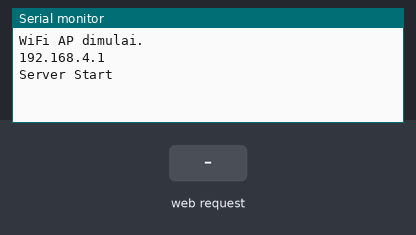
This sketch was run on a simulated ESP32. Shown: the last lines printed to the serial monitor. The test bench sets the inputs (shaded band).

Above: at 1.2 s.
1.3 s: HTTP request GET /cmd?val=1 received
At 1.8 s:
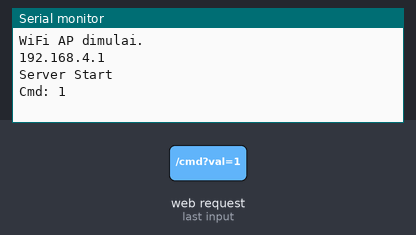
2.8 s: HTTP request GET /speed?val=1 received
At 4.1 s:
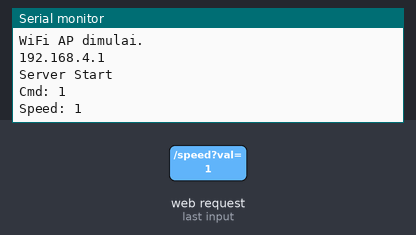

The sketch:

Esp32.ino
```cpp
#include <WiFi.h>
#include <WebServer.h>

// ================= KONFIGURASI WIFI =================
const char* ssid = "Robot_Controller";
const char* password = "12345678";

WebServer server(80);

// Definisi Pin Serial ke Nano (RX=16, TX=17)
#define RXD2 16
#define TXD2 17

// ================= HTML & CSS =================
const char index_html[] PROGMEM = R"rawliteral(
<!DOCTYPE html>
<html>
<head>
  <meta charset="UTF-8">
  <meta name="viewport" content="width=device-width, initial-scale=1, user-scalable=no">
  <title>OPREC RDC UAD</title>
  <style>
    /* --- RESET & ANTI-SELECT (PENTING!) --- */
    * {
      -webkit-touch-callout: none; /* Matikan popup menu tahan lama di iOS */
      -webkit-user-select: none;   /* Chrome/Safari/Opera */
      -khtml-user-select: none;    /* Konqueror */
      -moz-user-select: none;      /* Firefox */
      -ms-user-select: none;       /* IE/Edge */
      user-select: none;           /* Standard */
      touch-action: none;          /* Matikan zoom & geser layar */
    }

    body {
      font-family: 'Segoe UI', sans-serif;
      background-color: #1a1a1a;
      color: white;
      margin: 0; padding: 0;
      overflow: hidden;
    }

    /* --- JUDUL HEADER --- */
    .header-title {
      position: absolute;
      top: 10px;
      width: 100%;
      text-align: center;
      font-size: 18px;
      font-weight: bold;
      color: #f39c12;
      text-shadow: 2px 2px 4px #000;
      z-index: 50;
      pointer-events: none; /* Agar tidak menghalangi klik tombol di bawahnya */
    }

    /* --- CONTAINER UTAMA (LANDSCAPE) --- */
    #main-container {
      display: none;
      width: 100vw; height: 100vh;
      flex-direction: row; justify-content: space-between; align-items: center;
      padding: 0 40px; box-sizing: border-box;
      padding-top: 30px; /* Ruang untuk Header */
    }

    /* --- TOMBOL FULLSCREEN (POJOK KANAN ATAS) --- */
    #fs-toggle {
      position: absolute;
      top: 10px; right: 10px;
      background: #333; border: 1px solid #555;
      color: white; border-radius: 5px;
      width: 35px; height: 35px;
      font-size: 20px; cursor: pointer;
      z-index: 100;
      pointer-events: auto; /* Aktifkan klik */
    }

    /* --- BAGIAN KIRI: MOTOR --- */
    .control-pad { display: grid; grid-template-columns: repeat(3, 80px); grid-template-rows: repeat(3, 80px); gap: 5px; }

    /* --- BAGIAN TENGAH: SLIDER --- */
    .speed-control {
      display: flex; flex-direction: column; align-items: center; justify-content: center;
      gap: 10px; width: 200px;
      background: rgba(255,255,255,0.05); padding: 15px; border-radius: 15px;
    }
    input[type=range] { -webkit-appearance: none; width: 100%; height: 15px; border-radius: 5px; background: #555; outline: none; pointer-events: auto; }
    input[type=range]::-webkit-slider-thumb { -webkit-appearance: none; appearance: none; width: 25px; height: 25px; border-radius: 50%; background: #3498db; cursor: pointer; }

    /* --- BAGIAN KANAN: SERVO & CALIBRATE --- */
    .action-pad { display: grid; grid-template-columns: repeat(3, 80px); grid-template-rows: repeat(3, 80px); gap: 5px; }

    /* --- DESAIN TOMBOL UMUM --- */
    button {
      border-radius: 12px; border: none; font-size: 28px; cursor: pointer; color: white;
      box-shadow: 0 4px 6px rgba(0,0,0,0.3); transition: transform 0.1s;
      -webkit-tap-highlight-color: transparent;
      pointer-events: auto; /* Pastikan tombol bisa diklik */
    }
    button:active { transform: scale(0.95); box-shadow: 0 2px 3px rgba(0,0,0,0.2); }

    .btn-move { width: 80px; height: 80px; background: linear-gradient(145deg, #3498db, #2980b9); }
    .btn-stop { width: 80px; height: 80px; background: linear-gradient(145deg, #e74c3c, #c0392b); font-size: 20px; }
    .btn-servo { width: 80px; height: 80px; background: linear-gradient(145deg, #2ecc71, #27ae60); font-size: 16px; font-weight: bold; }

    /* --- TOMBOL CALIBRATE --- */
    .btn-calib {
      width: 80px; height: 80px;
      background: linear-gradient(145deg, #f39c12, #d35400);
      font-size: 16px; font-weight: bold; letter-spacing: 1px;
    }

    /* --- GRID POSITIONING --- */
    .up { grid-column: 2; grid-row: 1; }
    .left { grid-column: 1; grid-row: 2; }
    .stop { grid-column: 2; grid-row: 2; }
    .right { grid-column: 3; grid-row: 2; }
    .down { grid-column: 2; grid-row: 3; }

    /* --- GRID POSITIONING (SERVO) --- */
    .servo-up { grid-column: 2; grid-row: 1; }
    .servo-left { grid-column: 1; grid-row: 2; }
    .servo-center { grid-column: 2; grid-row: 2; }
    .servo-right { grid-column: 3; grid-row: 2; }
    .servo-down { grid-column: 2; grid-row: 3; }

    /* --- PERINGATAN PORTRAIT --- */
    #portrait-warning {
      position: fixed; top: 0; left: 0; width: 100%; height: 100%;
      background: #000; display: flex; flex-direction: column;
      justify-content: center; align-items: center; z-index: 9999;
    }
    #start-btn { padding: 15px 30px; font-size: 20px; background: #27ae60; border: none; border-radius: 10px; color: white; margin-top: 20px; pointer-events: auto;}

    /* --- RESPONSIVE LOGIC --- */
    @media screen and (orientation: landscape) {
      #portrait-warning { display: none; }
      #main-container { display: flex; }
    }
    @media screen and (orientation: portrait) {
      #portrait-warning { display: flex; }
      #main-container { display: none; }
    }
  </style>
</head>
<body>

  <div id="portrait-warning">
    <h1>⚠️ ROTATE DEVICE ⚠️</h1>
    <p>Please turn your phone to LANDSCAPE</p>
    <button id="start-btn" onclick="goFullscreen()">START OPREC RDC</button>
  </div>

  <div class="header-title">
    REMOTE CONTROLLER<br>OPREC RDC UAD
  </div>

  <button id="fs-toggle" onclick="toggleFullscreen()">&#x26F6;</button>

  <div id="main-container">

    <div class="control-pad">
      <button class="btn-move up" ontouchstart="send('F')" ontouchend="send('P')">&#9650;</button>
      <button class="btn-move left" ontouchstart="send('R')" ontouchend="send('P')">&#9664;</button>
      <button class="btn-stop stop" onclick="send('P')">&#9632;</button>
      <button class="btn-move right" ontouchstart="send('L')" ontouchend="send('P')">&#9654;</button>
      <button class="btn-move down" ontouchstart="send('B')" ontouchend="send('P')">&#9660;</button>
    </div>

    <div class="speed-control">
      <label>MOTOR SPEED</label>
      <input type="range" min="0" max="255" value="140" id="pwmSlider" oninput="updateSpeed(this.value)" onchange="sendSpeed(this.value)">
      <label style="font-size: 20px; font-weight: bold;" id="speed-val">140</label>
    </div>

    <div class="action-pad">
      <button class="btn-servo servo-up" onclick="send('T')">LIFT<br>&#9650;</button>
      <button class="btn-servo servo-left" onclick="send('C')">GRIP<br>OPEN</button>
      <button class="btn-calib servo-center" onclick="send('A')">CALIB</button>
      <button class="btn-servo servo-right" onclick="send('S')">GRIP<br>CLOSE</button>
      <button class="btn-servo servo-down" onclick="send('X')">LIFT<br>&#9660;</button>
    </div>

  </div>

<script>
  // MATIKAN KLIK KANAN / CONTEXT MENU
  document.addEventListener('contextmenu', event => event.preventDefault());

  function goFullscreen() {
    var elem = document.documentElement
    if (elem.requestFullscreen) { elem.requestFullscreen(); }
    else if (elem.webkitRequestFullscreen) { elem.webkitRequestFullscreen(); }
  }

  function toggleFullscreen() {
    if (!document.fullscreenElement) {
      goFullscreen();
    } else {
      if (document.exitFullscreen) { document.exitFullscreen(); }
    }
  }

  function send(cmd) {
    var xhr = new XMLHttpRequest();
    xhr.open("GET", "/cmd?val=" + cmd, true);
    xhr.send();
  }

  function updateSpeed(val) {
    document.getElementById('speed-val').innerText = val;
  }

  function sendSpeed(val) {
    var xhr = new XMLHttpRequest();
    xhr.open("GET", "/speed?val=" + val, true);
    xhr.send();
  }
</script>
</body>
</html>
)rawliteral";

// --- Handler Perintah ---
void handleCommand() {
  if (server.hasArg("val")) {
    String val = server.arg("val");
    char cmd = val.charAt(0);

    Serial2.print(cmd); // Kirim ke Nano
    Serial.print("Cmd: "); Serial.println(cmd);
    server.send(200, "text/plain", "OK");
  } else {
    server.send(400, "text/plain", "Bad Request");
  }
}

// --- Handler Speed Slider ---
void handleSpeed() {
  if (server.hasArg("val")) {
    String speedVal = server.arg("val");

    Serial2.print("V");
    Serial2.println(speedVal);

    Serial.print("Speed: "); Serial.println(speedVal);
    server.send(200, "text/plain", "OK");
  } else {
    server.send(400, "text/plain", "Bad Request");
  }
}

void setup() {
  Serial.begin(115200);

  // Inisialisasi Serial ke Nano
  Serial2.begin(9600, SERIAL_8N1, RXD2, TXD2);

  WiFi.softAP(ssid, password);
  Serial.println("WiFi AP dimulai.");
  Serial.println(WiFi.softAPIP());

  server.on("/", [](){ server.send_P(200, "text/html", index_html); });
  server.on("/cmd", handleCommand);
  server.on("/speed", handleSpeed);

  server.begin();
  Serial.println("Server Start");
}

void loop() {
  server.handleClient();
}
```

Measured:
- after the input at 1.3 s, the serial monitor: prints a new line at once (image 1)
- after the input at 2.8 s, the serial monitor: prints a new line at once (image 2)
